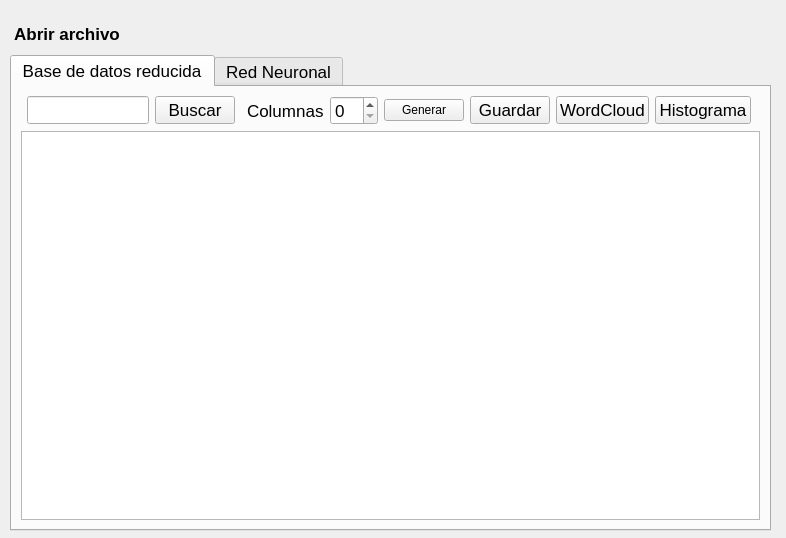
<?xml version="1.0" encoding="UTF-8"?>
<ui version="4.0">
 <class>MainWindow</class>
 <widget class="QMainWindow" name="MainWindow">
  <property name="geometry">
   <rect>
    <x>0</x>
    <y>0</y>
    <width>786</width>
    <height>538</height>
   </rect>
  </property>
  <property name="windowTitle">
   <string>MainWindow</string>
  </property>
  <widget class="QWidget" name="centralwidget">
   <widget class="QWidget" name="gridLayoutWidget">
    <property name="geometry">
     <rect>
      <x>10</x>
      <y>20</y>
      <width>761</width>
      <height>511</height>
     </rect>
    </property>
    <layout class="QGridLayout" name="gridLayout">
     <item row="0" column="0">
      <layout class="QGridLayout" name="gridLayout_2">
       <item row="0" column="0" rowspan="2">
        <widget class="QPushButton" name="ButtonAbrir">
         <property name="sizePolicy">
          <sizepolicy hsizetype="Minimum" vsizetype="Fixed">
           <horstretch>0</horstretch>
           <verstretch>0</verstretch>
          </sizepolicy>
         </property>
         <property name="minimumSize">
          <size>
           <width>54</width>
           <height>26</height>
          </size>
         </property>
         <property name="font">
          <font>
           <pointsize>13</pointsize>
           <weight>75</weight>
           <bold>true</bold>
          </font>
         </property>
         <property name="text">
          <string>Abrir archivo</string>
         </property>
         <property name="checkable">
          <bool>false</bool>
         </property>
         <property name="autoRepeat">
          <bool>false</bool>
         </property>
         <property name="default">
          <bool>true</bool>
         </property>
         <property name="flat">
          <bool>true</bool>
         </property>
        </widget>
       </item>
       <item row="1" column="1">
        <widget class="Line" name="line">
         <property name="orientation">
          <enum>Qt::Horizontal</enum>
         </property>
        </widget>
       </item>
       <item row="0" column="2">
        <spacer name="horizontalSpacer">
         <property name="orientation">
          <enum>Qt::Horizontal</enum>
         </property>
         <property name="sizeHint" stdset="0">
          <size>
           <width>40</width>
           <height>20</height>
          </size>
         </property>
        </spacer>
       </item>
       <item row="2" column="0" colspan="3">
        <widget class="QTabWidget" name="tabWidget">
         <property name="font">
          <font>
           <pointsize>13</pointsize>
          </font>
         </property>
         <property name="currentIndex">
          <number>0</number>
         </property>
         <widget class="QWidget" name="tab">
          <attribute name="title">
           <string>Base de datos reducida</string>
          </attribute>
          <layout class="QGridLayout" name="gridLayout_3">
           <item row="0" column="2">
            <widget class="QPushButton" name="BtnPClave">
             <property name="text">
              <string>Buscar</string>
             </property>
            </widget>
           </item>
           <item row="0" column="7">
            <widget class="QPushButton" name="BtnGenerar">
             <property name="font">
              <font>
               <pointsize>9</pointsize>
              </font>
             </property>
             <property name="text">
              <string>Generar</string>
             </property>
            </widget>
           </item>
           <item row="0" column="1">
            <widget class="QLineEdit" name="FiltrarPalabra">
             <property name="text">
              <string/>
             </property>
            </widget>
           </item>
           <item row="0" column="9">
            <widget class="QPushButton" name="BtnWordCloud">
             <property name="text">
              <string>WordCloud</string>
             </property>
            </widget>
           </item>
           <item row="0" column="11">
            <spacer name="horizontalSpacer_2">
             <property name="orientation">
              <enum>Qt::Horizontal</enum>
             </property>
             <property name="sizeHint" stdset="0">
              <size>
               <width>40</width>
               <height>20</height>
              </size>
             </property>
            </spacer>
           </item>
           <item row="0" column="8">
            <widget class="QPushButton" name="BtnGuardar">
             <property name="text">
              <string>Guardar</string>
             </property>
            </widget>
           </item>
           <item row="0" column="10">
            <widget class="QPushButton" name="BtnHistograma">
             <property name="text">
              <string>Histograma</string>
             </property>
            </widget>
           </item>
           <item row="0" column="4">
            <widget class="QLabel" name="label">
             <property name="text">
              <string>Columnas</string>
             </property>
            </widget>
           </item>
           <item row="0" column="5" colspan="2">
            <widget class="QSpinBox" name="spinBox"/>
           </item>
           <item row="1" column="0" colspan="12">
            <widget class="QTableWidget" name="tableWidget"/>
           </item>
          </layout>
         </widget>
         <widget class="QWidget" name="tab_2">
          <attribute name="title">
           <string>Red Neuronal</string>
          </attribute>
          <widget class="QGroupBox" name="formGroupBox">
           <property name="geometry">
            <rect>
             <x>0</x>
             <y>0</y>
             <width>251</width>
             <height>411</height>
            </rect>
           </property>
           <layout class="QFormLayout" name="formLayout">
            <item row="0" column="0">
             <widget class="QPushButton" name="BtnEntrenar">
              <property name="text">
               <string>Entrenar</string>
              </property>
             </widget>
            </item>
            <item row="0" column="1">
             <widget class="QLabel" name="label_3">
              <property name="text">
               <string>Palabras Clave</string>
              </property>
             </widget>
            </item>
            <item row="13" column="1">
             <widget class="QPushButton" name="BtnEnviar">
              <property name="text">
               <string>Enviar</string>
              </property>
             </widget>
            </item>
            <item row="14" column="0">
             <widget class="QLabel" name="label_2">
              <property name="text">
               <string>Repuesta</string>
              </property>
             </widget>
            </item>
            <item row="14" column="1">
             <widget class="QLineEdit" name="lineEditAns"/>
            </item>
            <item row="1" column="1">
             <widget class="QCheckBox" name="checkBoxAmigos">
              <property name="text">
               <string>Amigos</string>
              </property>
             </widget>
            </item>
            <item row="2" column="1">
             <widget class="QCheckBox" name="checkBoxFamilia">
              <property name="text">
               <string>Familia</string>
              </property>
             </widget>
            </item>
            <item row="3" column="1">
             <widget class="QCheckBox" name="checkBoxFiesta">
              <property name="text">
               <string>Fiesta</string>
              </property>
             </widget>
            </item>
            <item row="4" column="1">
             <widget class="QCheckBox" name="checkBoxHogar">
              <property name="text">
               <string>Hogar</string>
              </property>
             </widget>
            </item>
            <item row="5" column="1">
             <widget class="QCheckBox" name="checkBoxGames">
              <property name="text">
               <string>Games</string>
              </property>
             </widget>
            </item>
            <item row="6" column="1">
             <widget class="QCheckBox" name="checkBoxPlaya">
              <property name="text">
               <string>Playa</string>
              </property>
             </widget>
            </item>
            <item row="7" column="1">
             <widget class="QCheckBox" name="checkBoxVacaciones">
              <property name="text">
               <string>Vacaciones</string>
              </property>
             </widget>
            </item>
            <item row="8" column="1">
             <widget class="QCheckBox" name="checkBoxVerano">
              <property name="text">
               <string>Verano</string>
              </property>
             </widget>
            </item>
           </layout>
          </widget>
         </widget>
        </widget>
       </item>
      </layout>
     </item>
    </layout>
   </widget>
  </widget>
 </widget>
 <resources/>
 <connections/>
</ui>
